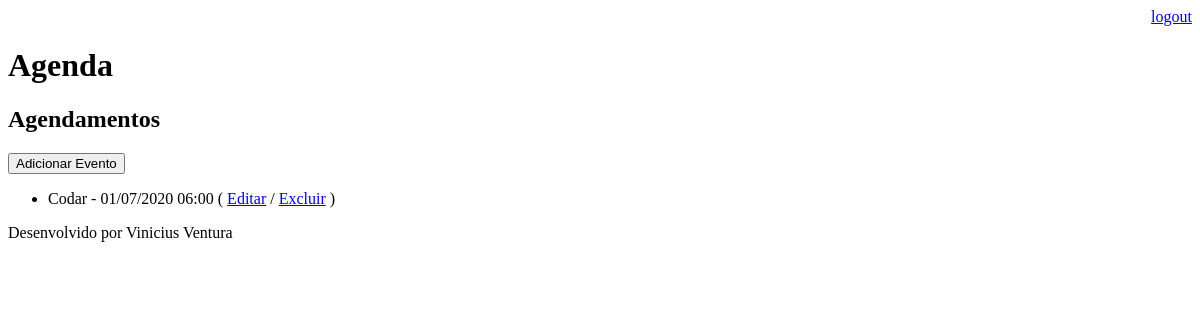
The app's page /agenda/ (signed in), older data.
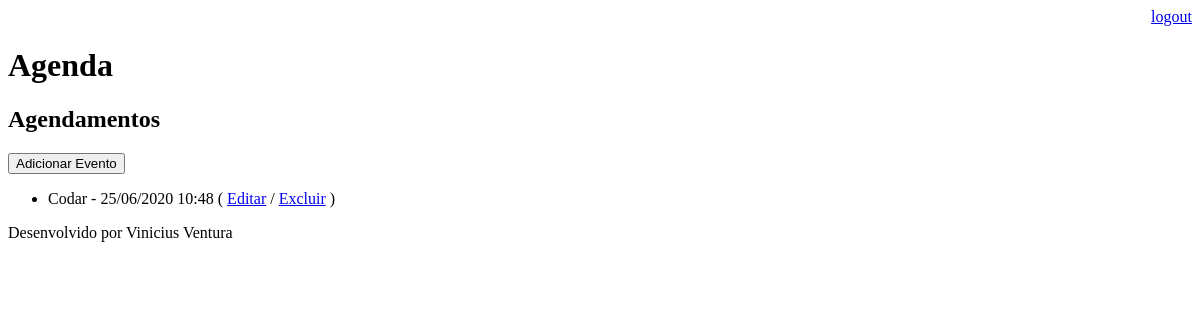
The same page, newer data.
### core/models.py (models this page shows, shortened)
class Evento(models.Model):
    titulo = models.CharField(max_length=100)
    descricao = models.TextField(blank=True, null=True)
    data_evento = models.DateTimeField(verbose_name='Data do Evento')
    data_criacao = models.DateTimeField(auto_now=True)
    usuario = models.ForeignKey(User, on_delete=models.CASCADE)
    class Meta:
        db_table = 'evento'
    def get_data_evento(self):
        return self.data_evento.strftime('%d/%m/%Y %H:%M')
    def get_evento_atrasado(self):
        if self.data_evento < datetime.now():
            return True
        else:
            return False

### core/views.py (the view)
# urls.py: path('agenda/', views.lista_evento),
@login_required(login_url='/login/')
def lista_evento(request):
    usuario = request.user
    data_atual = datetime.now() - timedelta(hours=1)
    evento = Evento.objects.filter(usuario=usuario,
                                   data_evento__gt=data_atual)
    dados = {'eventos':evento}
    return render(request, 'agenda.html', dados)

### templates/agenda.html
{% extends "model-page.html" %}
{% block content %}
    <h2>Agendamentos</h2>
    <a href="evento/">
        <button type="button">Adicionar Evento</button>
    </a>
    <ul>
    {% for evento in eventos %}
        <li>
            <div style={% if evento.get_evento_atrasado %} "color:red" {% endif %}>
                {{evento.titulo}} - {{evento.get_data_evento}}
                ( <a href="evento/?id={{evento.id}}">Editar</a> / <a href="evento/delete/{{evento.id}}/">Excluir</a> )
            </div>
        </li>
    {% endfor %}
    </ul>
{% endblock %}

Row changes from the older to the newer data that the page shows:
changed Evento "Codar": get_data_evento "01/07/2020 06:00" → "25/06/2020 10:48"
